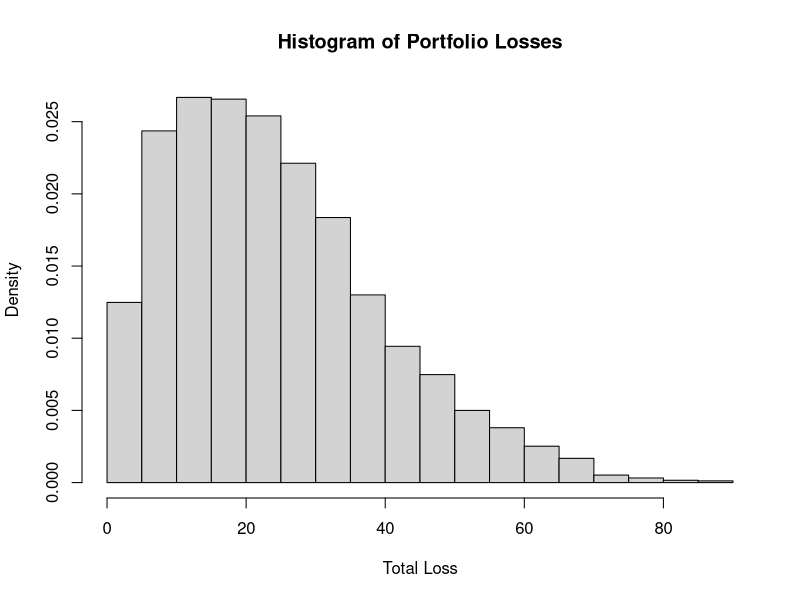

R code for this plot:
simulate_portfolio_loss <- function(num_obligors, prob_default, exposure_at_default, loss_given_default, correlation) {
    # Initialize total portfolio loss
    total_loss = 0
    
    # Draw a single realization of the systematic factor from a standard normal distribution
    systematic_factor = rnorm(1)
    
    # Vectorize the simulation of idiosyncratic factors and asset values
    idiosyncratic_factors = rnorm(num_obligors)
    asset_values = sqrt(correlation) * systematic_factor + sqrt(1 - correlation) * idiosyncratic_factors
    
    # Determine the default threshold for each obligor based on their probability of default
    default_thresholds = qnorm(prob_default)
    
    # Identify defaults where asset value falls below the default threshold
    defaults = asset_values < default_thresholds
    
    # Calculate losses for defaulted obligors and sum to get total portfolio loss
    total_loss = sum(exposure_at_default[defaults] * loss_given_default[defaults])
    
    return(total_loss)
}

# Simulation parameters
num_obligors = 100  # Number of obligors in the portfolio
num_simulations = 5000  # Number of loss realizations to simulate
exposure_at_default = rep(1, num_obligors)  # Exposure at default for each obligor
loss_given_default = rep(1, num_obligors)  # Loss given default for each obligor
prob_default = rep(0.25, num_obligors)  # Probability of default for each obligor
correlation = 0.2  # Correlation among obligors' defaults

# Run simulations and collect losses
simulated_losses = replicate(num_simulations, simulate_portfolio_loss(num_obligors, prob_default, exposure_at_default, loss_given_default, correlation))

# Plot the histogram of simulated total losses
hist(simulated_losses, freq = FALSE, main = "Histogram of Portfolio Losses", xlab = "Total Loss", ylab = "Density")
